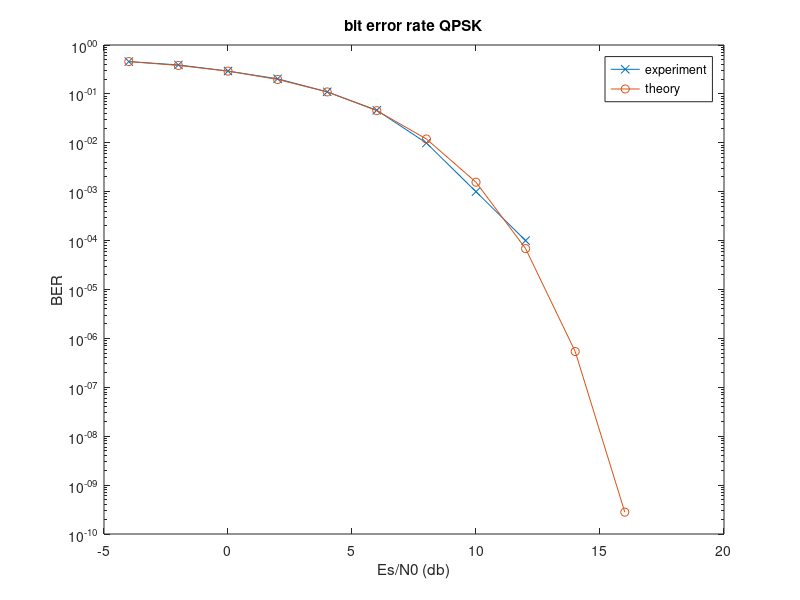

The MATLAB source for this figure:
%QPSK
%para
clear
fc = 3*10^(6);
Ts = 10^(-6);
Es = 10^(-6);
a = sqrt(Es); %wave amplitude
M = 4;
sample_freq = 10^(8);
sample_time = 1/sample_freq;
No_symbols = 10000;
t = [0:sample_time:Ts-sample_time];
phi1 = sqrt(2/Ts)*cos(2*pi*fc*t);
phi2 = sqrt(2/Ts)*sin(2*pi*fc*t); 
%generate m
m = randsample([1:M], No_symbols, true);
%set snr
SNR_db = [-4:2:16];
SNR = 10.^(SNR_db/10); %Es/N0 = 20 (db)
N0_array = Es./SNR;
%bit error rate
Pe = [];
%generate S vector (basis:phi1, phi2)
S = [];
for i = 1: M
    si_wave =  sqrt(2*Es/Ts)*cos(2*pi*fc*t+ (2*i-1)*pi/M);
    siXphi1 = si_wave .* phi1; siXphi2 = si_wave .* phi2;
    int_siXphi1 = sample_time*sum(siXphi1);
    int_siXphi2 = sample_time*sum(siXphi2);
    Si = [int_siXphi1, int_siXphi2];
    S = [S ;Si];
end
%generate R vactor (basis:phi1, phi2)
for N0 = N0_array
    R = [];
    D = zeros(No_symbols,M);
    D_min = [];
    m_hat = [];
    for i = 1: No_symbols
        si_wave =  sqrt(2*Es/Ts)*cos(2*pi*fc*t+ (2*m(i)-1)*pi/M);
        siXphi1 = si_wave .* phi1; siXphi2 = si_wave .* phi2;
        int_siXphi1 = sample_time*sum(siXphi1);
        int_siXphi2 = sample_time*sum(siXphi2);
        %add noise (after correlator)
        Ri = [int_siXphi1 + normrnd(0, sqrt(N0/2)), int_siXphi2 + normrnd(0,sqrt(N0/2))];
        R = [R;Ri];
    end
    %generate Di
    for i = 1:M
        distance = -abs((R-S(i,:)).^(2));
        D(:, i) = distance(:, 1) + distance(:, 2);
    end
    D = D.';
    %find m_hat
    [D_max, m_hat] = max(D);
    %ber generate
    bit_errorNUM = sum((m - m_hat) ~= 0);
    BER = bit_errorNUM/No_symbols;
    Pe = [Pe BER];
end
%calculate error rate theory
Pe_theory = 2*qfunc(sqrt(Es./N0_array)) - qfunc(sqrt(Es./N0_array)).^(2);
figure
semilogy(SNR_db, Pe, '-x', SNR_db, Pe_theory, '-o')
title('bit error rate QPSK'); 
xlabel('Es/N0 (db)'); 
ylabel('BER'); 
legend('experiment','theory','Location', 'northeast');


